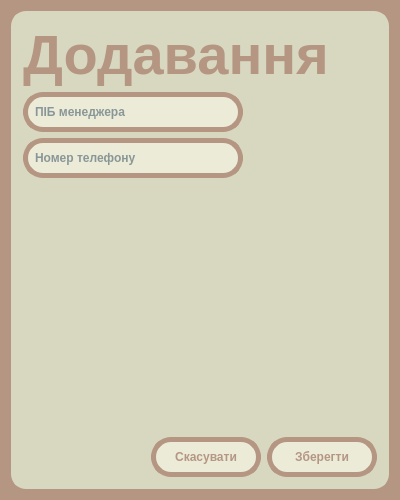
<?xml version="1.0" encoding="UTF-8"?>
<ui version="4.0">
 <class>AddEditManagersDialog</class>
 <widget class="QDialog" name="AddEditManagersDialog">
  <property name="geometry">
   <rect>
    <x>0</x>
    <y>0</y>
    <width>400</width>
    <height>500</height>
   </rect>
  </property>
  <property name="windowTitle">
   <string>Dialog</string>
  </property>
  <property name="styleSheet">
   <string notr="true">QDialog {
  background-color: #b59683;
}

#frame {
  border: 3px solid #d8d8c1;
  border-radius: 15%;
  background-color: #d8d8c1;
}

QLabel {
	color: #b59683;
}

QLabel[objectName*=&quot;title&quot;] {
  padding: 5px;

  color: #ebebd8;
  border-radius: 15%;
  background-color: #b59683;
  
  margin-bottom: 10px;
}

QPushButton {
	width: 90;
	height: 20;
	padding: 5px;

	font: bold;

	color: #b59683;
	border: solid;
	border-width: 5px;
	border-radius:20px;
	border-color: #b59683;
	background-color: #ebebd8;
}

QPushButton::pressed {
  	color: #ebebd8;
  	background-color: #b59683;
}

QPushButton[objectName*=&quot;save&quot;]
{
  width: 90;
  height: 20;
  padding: 5px;

  font: bold;

  color: #ebebd8;
  border: solid;
  border-width: 5px;
  border-radius:20px;
  border-color: #284256;
  background-color: #284256;
}

QPushButton[objectName*=&quot;save&quot;]::pressed {
  color: #284256;
  background-color: #ebebd8;
}

QLineEdit {
	width: 200;
	height: 20;
	padding: 5px;

	font: bold;

	color: #284256;
	border: solid;
	border-width: 5px;
	border-radius:20px;
	border-color: #b59683;
	background-color: #ebebd8;
}

QLineEdit::focus {
	border-color: #284256;
}

QComboBox {
  width: 90;
	height: 20;
	padding: 5px;

	font: bold;

	color: #b59683;
	border: solid;
	border-width: 5px;
	border-radius:20px;
	border-color: #b59683;
	background-color: #ebebd8;
}

QComboBox:hover {

}

QComboBox::drop-down {
    subcontrol-origin: padding;
    subcontrol-position: top right;
    width: 15px;
    border-left: 5px solid #b59683;
}

QComboBox::down-arrow {
    
}

QComboBox QListView {
	padding: 5;
}

QComboBox::selected {
	color: #d8d8c1;
	background-color: #284256;
}

QAbstractItemView {
  border: 3px solid #b59683;
  border-radius: 15%;
  background-color: #ebebd8;
}

QAbstractItemView::selected {
	color: #ebebd8;
	background-color: #284256;
}</string>
  </property>
  <layout class="QVBoxLayout" name="verticalLayout">
   <item>
    <widget class="QFrame" name="frame">
     <property name="frameShape">
      <enum>QFrame::StyledPanel</enum>
     </property>
     <property name="frameShadow">
      <enum>QFrame::Raised</enum>
     </property>
     <layout class="QVBoxLayout" name="verticalLayout_2">
      <item>
       <widget class="QLabel" name="label_title">
        <property name="font">
         <font>
          <pointsize>42</pointsize>
          <bold>true</bold>
         </font>
        </property>
        <property name="text">
         <string>Додавання</string>
        </property>
       </widget>
      </item>
      <item>
       <layout class="QHBoxLayout" name="horizontalLayout">
        <item>
         <widget class="QLineEdit" name="lineEdit_pib">
          <property name="placeholderText">
           <string>ПІБ менеджера</string>
          </property>
         </widget>
        </item>
        <item>
         <spacer name="horizontalSpacer_2">
          <property name="orientation">
           <enum>Qt::Horizontal</enum>
          </property>
          <property name="sizeHint" stdset="0">
           <size>
            <width>40</width>
            <height>20</height>
           </size>
          </property>
         </spacer>
        </item>
       </layout>
      </item>
      <item>
       <layout class="QHBoxLayout" name="horizontalLayout_2">
        <item>
         <widget class="QLineEdit" name="lineEdit_phoneNumber">
          <property name="placeholderText">
           <string>Номер телефону</string>
          </property>
         </widget>
        </item>
        <item>
         <spacer name="horizontalSpacer_3">
          <property name="orientation">
           <enum>Qt::Horizontal</enum>
          </property>
          <property name="sizeHint" stdset="0">
           <size>
            <width>40</width>
            <height>20</height>
           </size>
          </property>
         </spacer>
        </item>
       </layout>
      </item>
      <item>
       <spacer name="verticalSpacer">
        <property name="orientation">
         <enum>Qt::Vertical</enum>
        </property>
        <property name="sizeHint" stdset="0">
         <size>
          <width>20</width>
          <height>217</height>
         </size>
        </property>
       </spacer>
      </item>
      <item>
       <layout class="QHBoxLayout" name="horizontalLayout_3">
        <item>
         <spacer name="horizontalSpacer">
          <property name="orientation">
           <enum>Qt::Horizontal</enum>
          </property>
          <property name="sizeHint" stdset="0">
           <size>
            <width>40</width>
            <height>20</height>
           </size>
          </property>
         </spacer>
        </item>
        <item>
         <widget class="QPushButton" name="pushButton_cancel">
          <property name="text">
           <string>Скасувати</string>
          </property>
         </widget>
        </item>
        <item>
         <widget class="QPushButton" name="pushButton_save">
          <property name="text">
           <string>Зберегти</string>
          </property>
         </widget>
        </item>
       </layout>
      </item>
     </layout>
    </widget>
   </item>
  </layout>
 </widget>
 <resources/>
 <connections/>
</ui>
